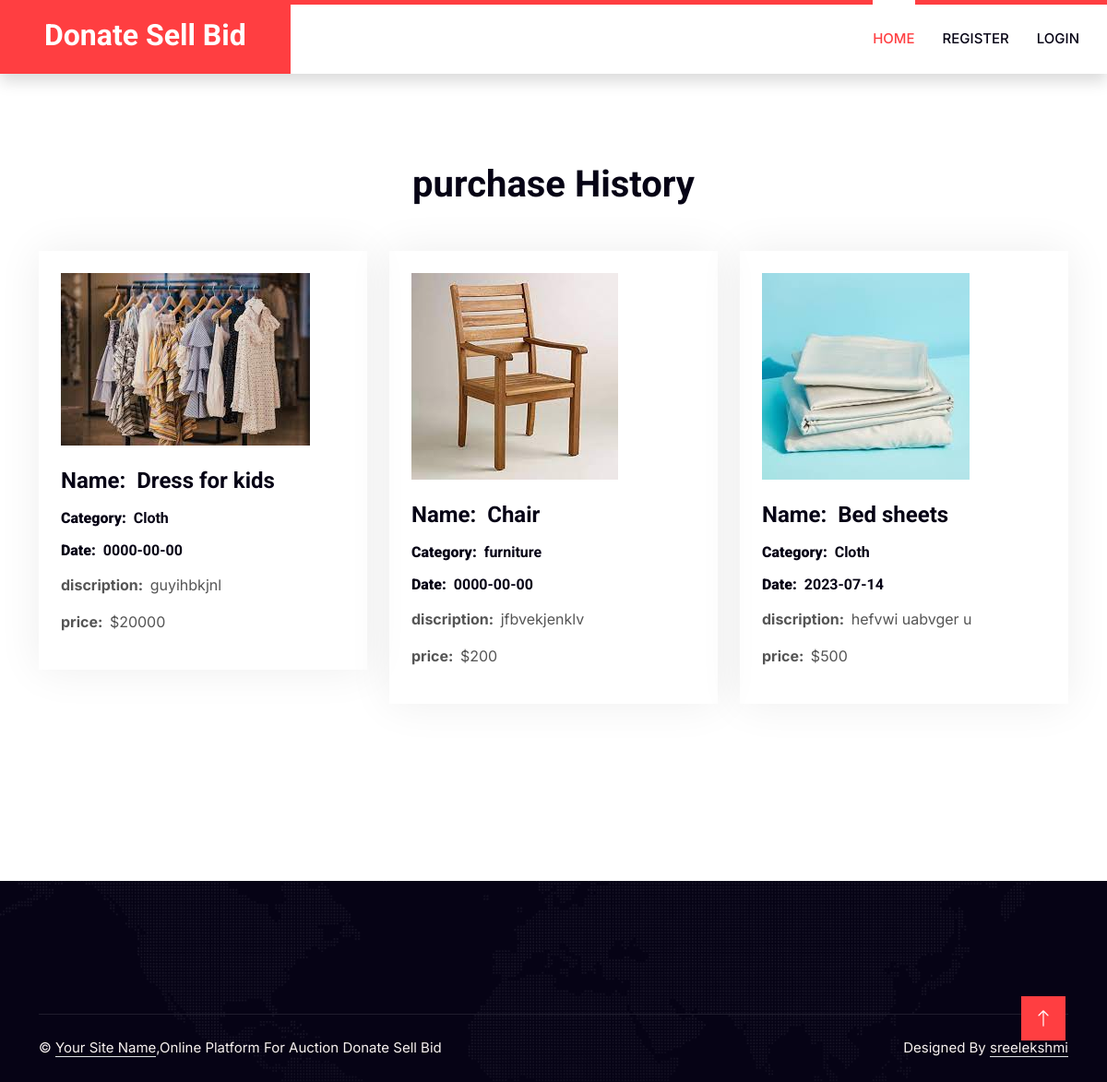
Page /purchas_history.php on the committed database.
### tables this page shows
CREATE TABLE IF NOT EXISTS `a_sell` (
  `id` int(11) NOT NULL AUTO_INCREMENT,
  `p_id` int(11) NOT NULL,
  `name` varchar(225) NOT NULL,
  `category` varchar(225) NOT NULL,
  `disc` varchar(225) NOT NULL,
  `image` varchar(225) NOT NULL,
  `price` int(225) NOT NULL,
  `date` date NOT NULL,
  `status` varchar(225) NOT NULL,
  `u_id` int(11) NOT NULL,
  PRIMARY KEY (`id`)
);

### purchas_history.php (the view, shortened to what this page needs)
<?php
include("header.php");
?>
    <div class="container-xxl py-5">
        <div class="container py-5">
            <div class="text-center wow fadeInUp" data-wow-delay="0.1s">
                <h1 class="mb-5">purchase History</h1>
            </div>
            <div class="row g-4" >
					<?php
		include("conn.php");
			$sele="select * from a_sell where u_id='$_SESSION[uid]'";
				$res1=mysqli_query($con,$sele);
				while($row2=mysqli_fetch_array($res1))
				{
		?>
                <div class="col-md-6 col-lg-4 wow fadeInUp" data-wow-delay="0.3s">
                    <div class="service-item p-4">
                        <div class="overflow-hidden mb-4">
						<img class="img-fluid" src="./uploads/<?php echo $row2['image'];?>" alt="">
                        </div>
                        <h4 class="mb-3">Name:&nbsp;&nbsp;<?php echo $row2['name'];?></h4>
                        <h6 class="mb-3"><b>Category:&nbsp;&nbsp;</b><?php echo $row2['category'];?></h6>
                        <h6 class="mb-3"><b>Date:&nbsp;&nbsp;</b><?php echo $row2['date'];?></h6>
                        <p><b>discription:&nbsp;&nbsp;</b><?php echo $row2['disc'];?></p>
                        <p><b>price:&nbsp;&nbsp;</b><span>$</span><?php echo $row2['price'];?></p>
				 </div>
                </div>
				<?php
		}
		?>
               </div>
				</div>
				</div>
<?php
include("footer.php");
?>

### css/style.css (style rules this page uses)
:root { --primary: #FF3E41; --secondary: #51CFED; --light: #F8F2F0; --dark: #060315; }
.service-item, .price-item, .team-item { box-shadow: 0 0 45px rgba(0, 0, 0, .07); }
.service-item img, .team-item img { transition: .5s; }

### rows in the picture
a_sell: image (picture), name "Dress for kids", category "Cloth", date "0000-00-00", disc "guyihbkjnl", price "20000"
a_sell: image (picture), name "Chair", category "furniture", date "0000-00-00", disc "jfbvekjenklv", price "200"
a_sell: image (picture), name "Bed sheets", category "Cloth", date "2023-07-14", disc "hefvwi uabvger u", price "500"
